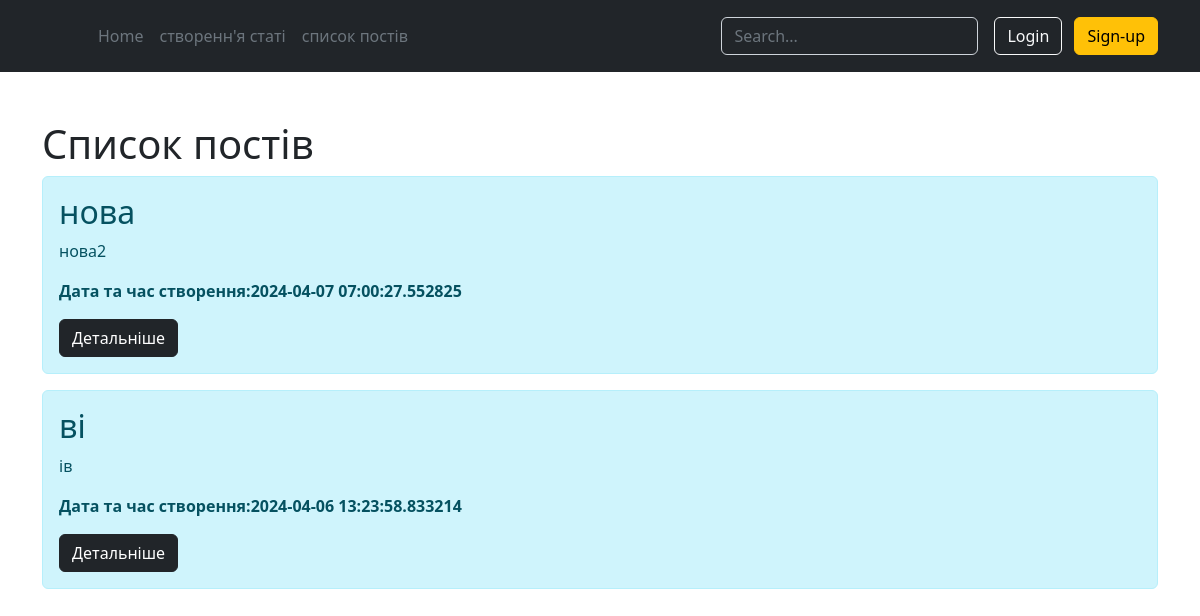
Page /articles on the earlier database version.
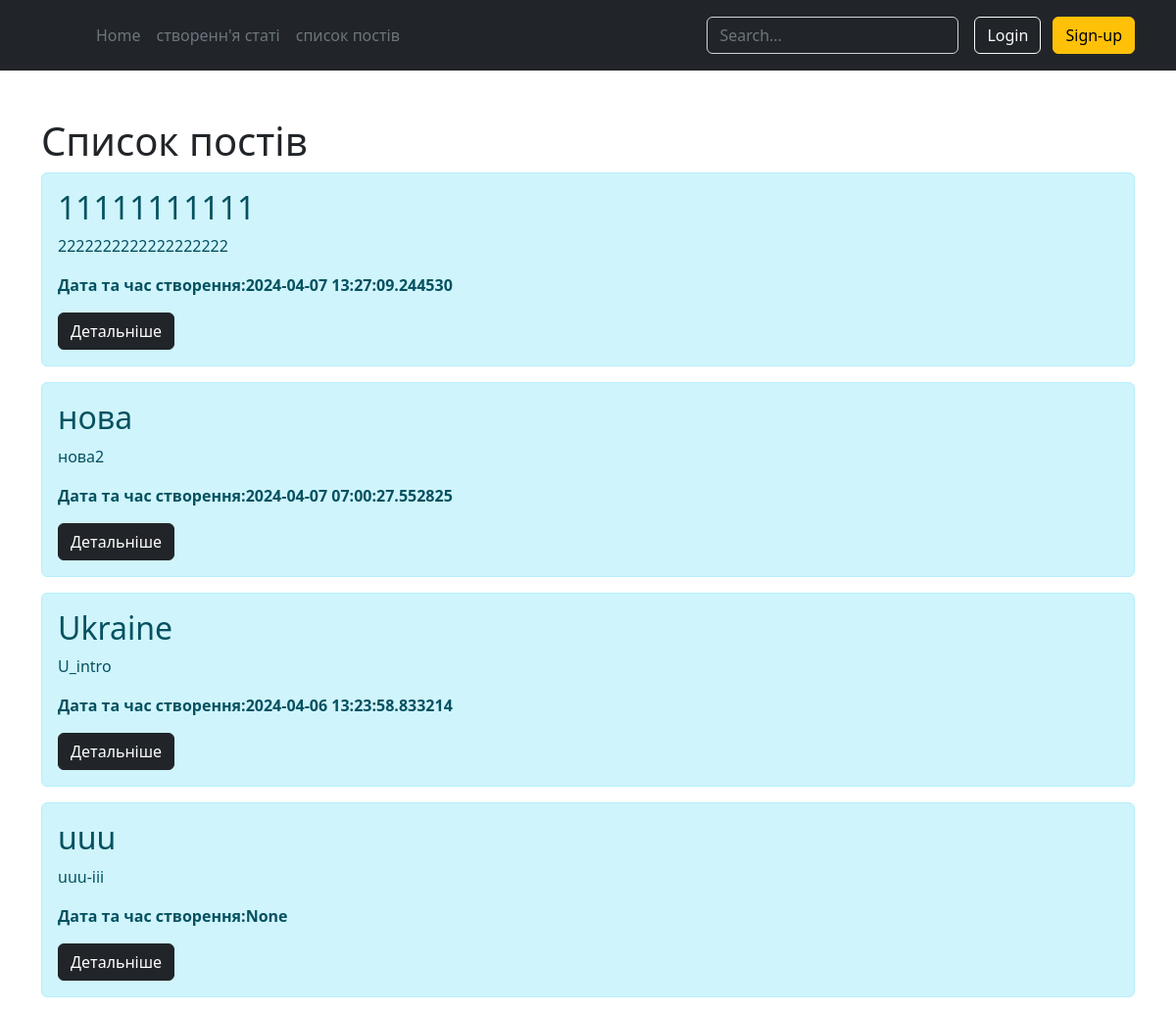
Same page on the later database version.
### models.py (models this page shows, shortened)
class Article(db.Model):
    id = db.Column(db.Integer, primary_key=True)
    title = db.Column(db.String(100), nullable=False)
    intro = db.Column(db.String(100), nullable=False)
    text = db.Column(db.Text, nullable=False)
    date = db.Column(db.DateTime, default=datetime.utcnow)

### app.py (the view)
@app.route("/articles")
def list_articles():
    articles = Article.query.order_by(Article.date.desc()).all()
    return render_template("articles.html", articles=articles)

### templates/articles.html (shortened to what this page needs)
{% extends 'base.html' %}
{% block content %}
<div class="container mt-5">
    <h1> Список постiв </h1>
    {% for article in articles %}
    <div class="alert alert-info">
        <h2>{{ article.title }}</h2>
        <p>{{ article.intro }}</p>
        <p><b>Дата та час створення:{{ article.date }}</b></p>
        <a href="/articles/{{ article.id }}" class="btn btn-dark">Детальніше</a>
    </div>
    {% endfor %}
</div>
{% endblock %}

### templates/base.html (shortened to what this page needs)
<!DOCTYPE html>
<html lang="en">
<head>
    <link rel="stylesheet"
          href="{{ url_for('static', filename='bootstrap.min.css') }}">
</head>
<body>
<header class="p-3 text-bg-dark">
    <div class="container">
      <div class="d-flex flex-wrap align-items-center justify-content-center justify-content-lg-start">
        <a href="/" class="d-flex align-items-center mb-2 mb-lg-0 text-white text-decoration-none">
          <svg class="bi me-2" width="40" height="32" role="img" aria-label="Bootstrap"><use xlink:href="#bootstrap"></use></svg>
        </a>
        <ul class="nav col-12 col-lg-auto me-lg-auto mb-2 justify-content-center mb-md-0">
          <li><a href="http://127.0.0.1:5000" class="nav-link px-2 text-secondary">Home</a></li>
          <li><a href="http://127.0.0.1:5000/create_article" class="nav-link px-2 text-secondary">створенн'я статі</a></li>
          <li><a href="http://127.0.0.1:5000/articles" class="nav-link px-2 text-secondary">список постiв</a></li>
        </ul>
        <form class="col-12 col-lg-auto mb-3 mb-lg-0 me-lg-3" role="search">
          <input type="search" class="form-control form-control-dark text-bg-dark" placeholder="Search..." aria-label="Search">
        </form>
        <div class="text-end">
          <button type="button" class="btn btn-outline-light me-2">Login</button>
          <button type="button" class="btn btn-warning">Sign-up</button>
        </div>
      </div>
    </div>
  </header>
{% block content %}{% endblock content %}
</body>
</html>

Differences in the rows shown:
added Article: title "11111111111", intro "2222222222222222222", date "2024-04-07 13:27:09.244530"
changed Article: title "ві" → "Ukraine"; intro "ів" → "U_intro"
added Article: title "uuu", intro "uuu-iii", date "None"
